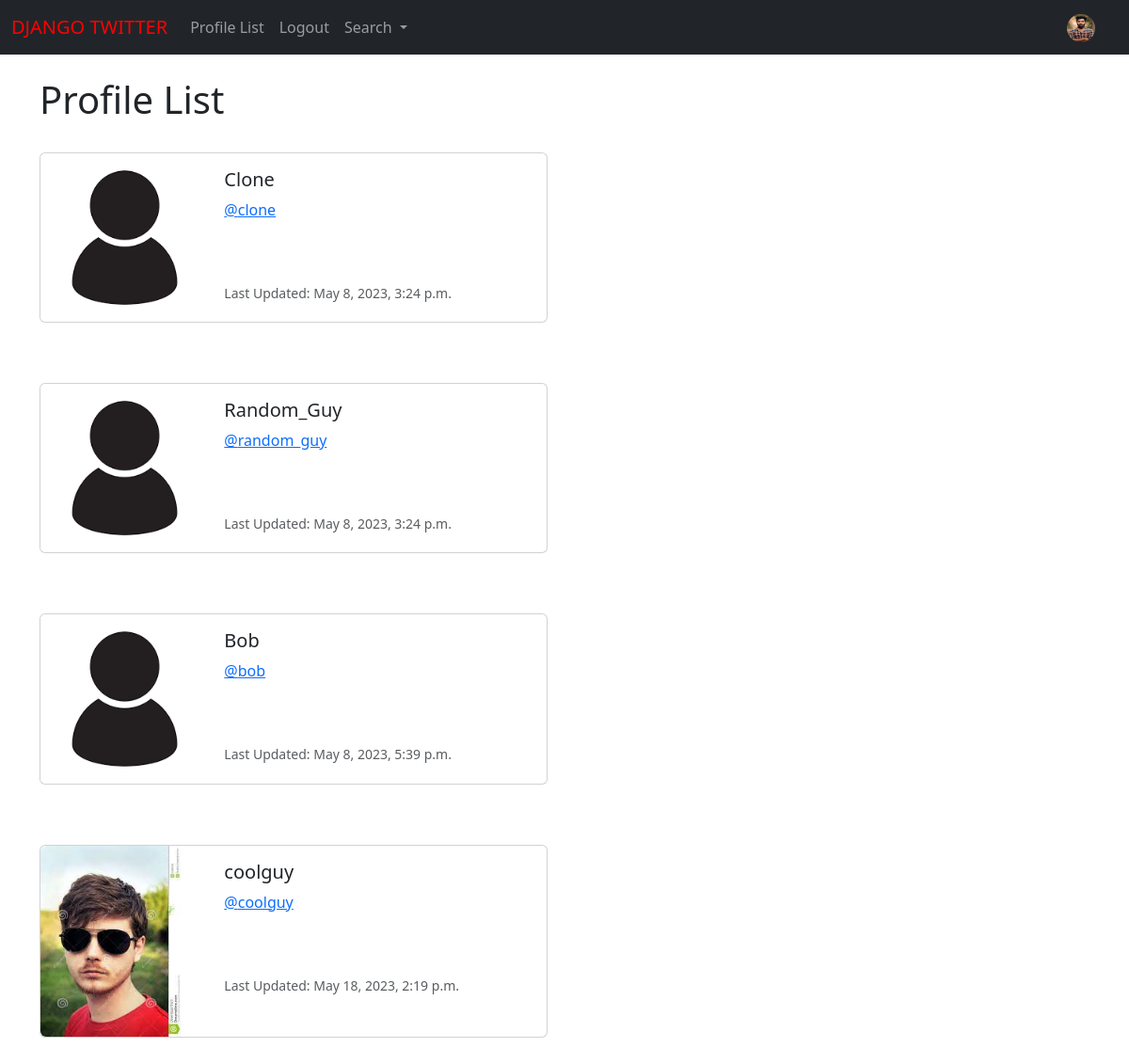
/profile_list/ (signed in), run on an earlier commit of the app's database.
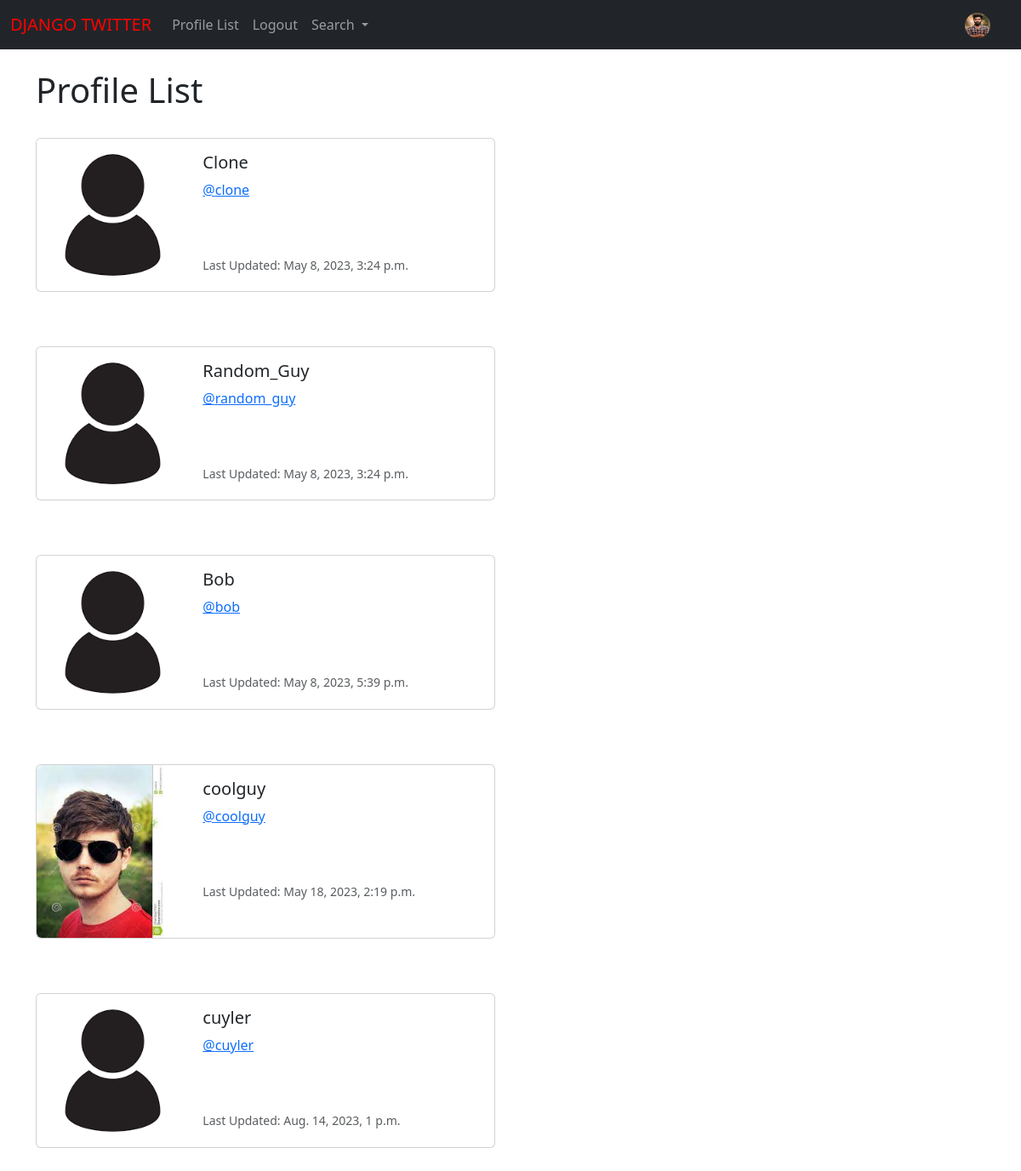
And on a later commit of the database.
### musker/models.py (models this page shows, shortened)
class Profile(models.Model):
	user = models.OneToOneField(User, on_delete=models.CASCADE)
	follows = models.ManyToManyField("self", related_name="followed_by", symmetrical=False, blank = True)
	date_modified = models.DateTimeField(User, auto_now=True)
	profile_image = models.ImageField(null=True, blank=True, upload_to="images/")
	profile_bio = models.CharField(null=True, blank=True, max_length=500)
	homepage_link = models.CharField(null=True, blank=True, max_length=100)
	facebook_link = models.CharField(null=True, blank=True, max_length=100)
	instagram_link = models.CharField(null=True, blank=True, max_length=100)
	linkedin_link = models.CharField(null=True, blank=True, max_length=100)

### musker/views.py (the view)
# urls.py: path('profile_list/', views.profile_list, name='profile_list'),
def profile_list(request):
	if request.user.is_authenticated:
		profiles = Profile.objects.exclude(user=request.user)
		return render(request, 'profile_list.html', {"profiles":profiles})
	else:
		messages.success(request, ("You must be logged in to review this page"))
		return redirect('home')

### musker/templates/profile_list.html
{% extends 'base.html' %}
{% load static %}
{% block content %}
	<h1>Profile List</h1>
<br/>
{% if profiles %}
	{% for profile in profiles %}
<div class="card mb-3" style="max-width: 540px;">
  <div class="row g-0">
    <div class="col-md-4">
      {% if profile.profile_image %}
      <img src="{{ profile.profile_image.url }}" width=150 height=150 class="img-fluid rounded-start" alt="{{profile.user.username}}">
      {% else %}
      <img src="{% static 'images/default_profile_pic.png' %}" class="img-fluid rounded-start" alt="Profile Image">
      {% endif %}
    </div>
    <div class="col-md-8">
      <div class="card-body">
        <h5 class="card-title">{{ profile.user.username }}</h5>
        <p class="card-text"><a href="{% url 'profile' profile.user.id %}">@{{ profile.user.username|lower }}</a></p>
	<br/><br/>
        <p class="card-text"><small class="text-body-secondary">Last Updated: {{ profile.date_modified }}</small></p>
      </div>
    </div>
  </div>
</div>
<br/><br/>
	{% endfor %}
{% endif %}
{% endblock %}

What changed in the data, as far as the page shows it:
added Profile: user.username "cuyler", date_modified "Aug. 14, 2023, 1 p.m."
